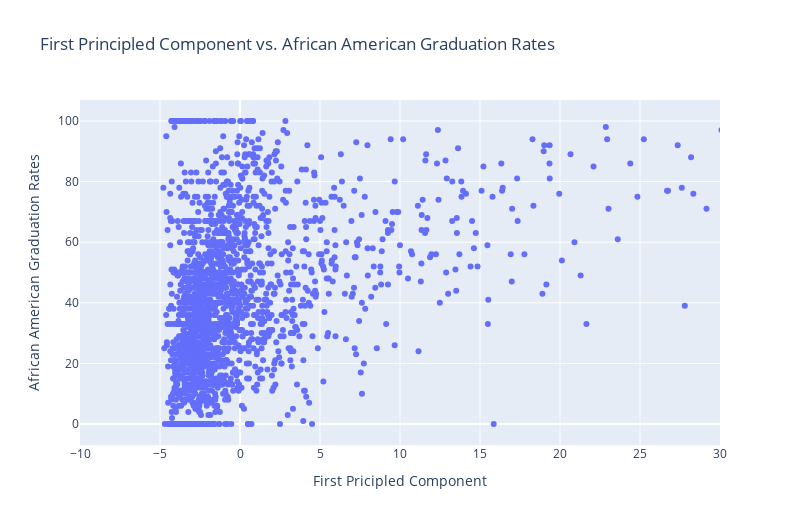

The notebook cell this image was saved under:
### Code cell
fig = go.Figure()

fig.add_trace(
    
    go.Scatter(
        x = principle_components[:,0], y = y_black.to_numpy(), mode='markers'
    )
)

fig.update_layout(
    height = 525,
    width = 800,
    xaxis = {
        "title": "First Pricipled Component",
        "range": [-10, 30]
    },
    yaxis = {
        "title": "African American Graduation Rates"
    },
    title = "First Principled Component vs. African American Graduation Rates"
)

fig.show()

### Figure 1 — Plotly figure (JSON) as saved in the notebook; plotly's stock layout.template omitted (floating-point values rounded to 4 significant figures; data arrays with more than 128 entries replaced by an {"elided": "..."} marker saying what was removed)
{"data": [{"mode": "markers", "type": "scatter", "x": {"elided": "2027 float values"}, "y": {"elided": "2027 int values"}}], "layout": {"height": 525, "title": {"text": "First Principled Component vs. African American Graduation Rates"}, "width": 800, "xaxis": {"range": [-10, 30], "title": {"text": "First Pricipled Component"}}, "yaxis": {"title": {"text": "African American Graduation Rates"}}}}
